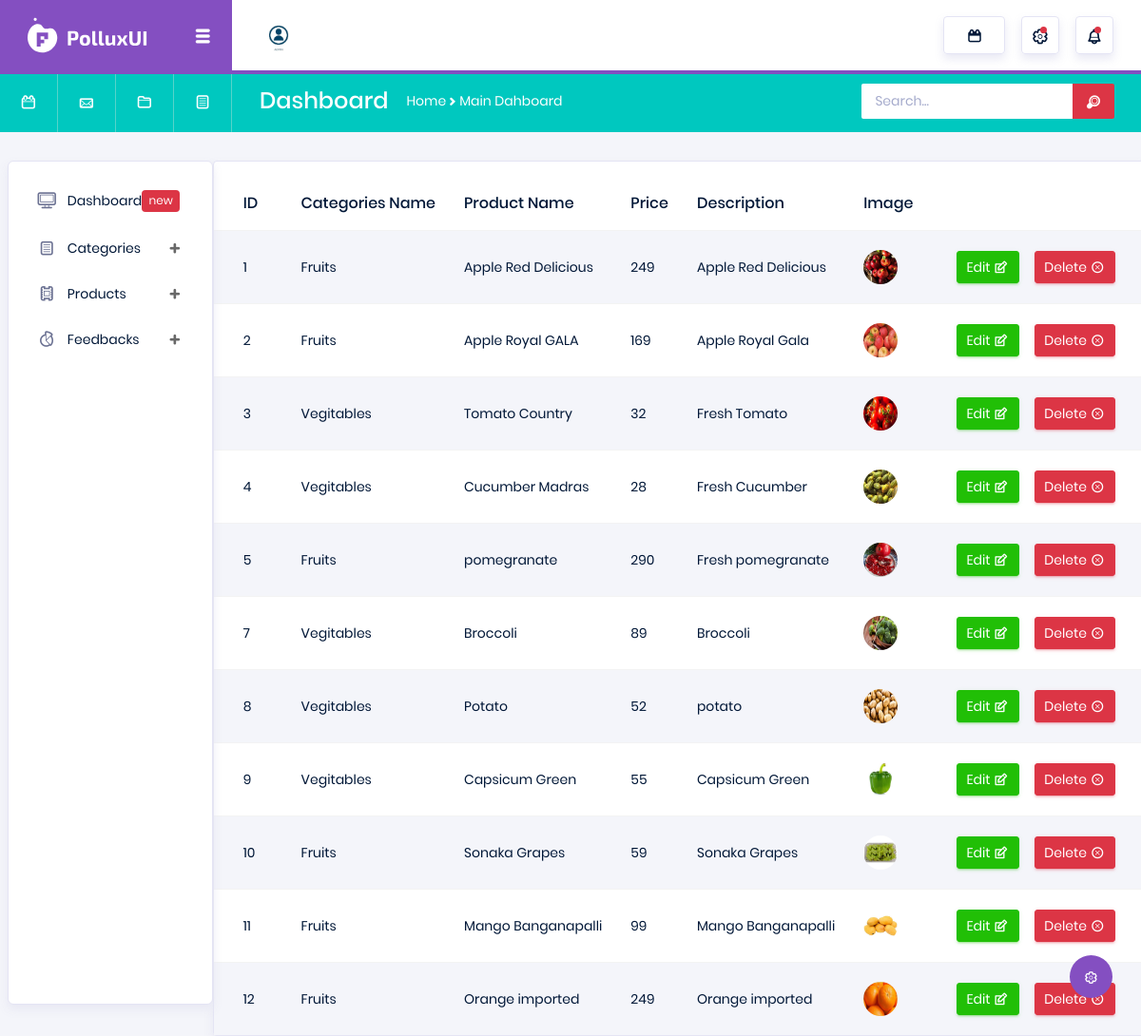
Screenshot of /Backend/product_display/ with the database file from the repository.
### Backend/models.py (models this page shows)
class ProductDB(models.Model):
    Category = models.CharField(max_length=100, null=True, blank=True)
    Product_Name = models.CharField(max_length=100, null=True, blank=True)
    Product_Price = models.IntegerField(null=True, blank=True)
    Product_Description = models.CharField(max_length=100, null=True, blank=True)
    Product_Image = models.ImageField(upload_to="Product Images", null=True, blank=True)

### Backend/views.py (the view)
# urls.py: path('product_display/', views.product_display, name="product_display"),
def product_display(req):
    pdata = ProductDB.objects.all()
    return render(req, "Product_Display.html", {'pdata': pdata})

### Backend/templates/Product_Display.html (shortened to what this page needs)
<!DOCTYPE html>
{% extends 'index.html'%}
{% block content %}
<html lang="en">
<head>
</head>
<body>
<div class="row">
            <div class="col-md-12">
              <div class="card">
                <div class="table-responsive pt-3">
                  <table class="table table-striped project-orders-table">
                    <thead>
                      <tr>
                        <th class="ml-5">ID</th>
                        <th>Categories Name </th>
                        <th>Product Name</th>
                        <th>Price </th>
                        <th>Description</th>
                        <th>Image </th>
                      </tr>
                    </thead>
                    <tbody>
                    {% for p in pdata %}
                      <tr>
                        <td>{{p.id}}</td>
                        <td>{{p.Category}}</td>
                        <td>{{p.Product_Name}}</td>
                        <td>{{p.Product_Price}}</td>
                        <td>{{p.Product_Description}}</td>
                        <td>
                            <img src="{{p.Product_Image.url}}" width="100px" height="100px" >
                        </td>
                        <td>
                            <a href="{% url 'edit_products' p_id=p.id %}">
                                <div class="d-flex align-items-center">
                            <button type="button" class="btn btn-success btn-sm btn-icon-text mr-3">
                              Edit
                              <i class="typcn typcn-edit btn-icon-append"></i>
                            </button>
                            <a href="{% url 'delete_pro' p_id=p.id %}">
                                <button type="button" class="btn btn-danger btn-sm btn-icon-text">
                              Delete
                              <i class="typcn typcn-delete-outline btn-icon-append"></i>
                            </button>
                            </a>
                          </div>
                            </a>
                        </td>
                      </tr>
                     {% endfor %}
                    </tbody>
                  </table>
                </div>
              </div>
            </div>
          </div>
</body>
</html>
{% endblock %}

### rows the page displays
ProductDB: id "1", Category "Fruits", Product_Name "Apple Red Delicious", Product_Price "249", Product_Description "Apple Red Delicious", Product_Image (picture)
ProductDB: id "2", Category "Fruits", Product_Name "Apple Royal GALA", Product_Price "169", Product_Description "Apple Royal Gala", Product_Image (picture)
ProductDB: id "3", Category "Vegitables", Product_Name "Tomato Country", Product_Price "32", Product_Description "Fresh Tomato", Product_Image (picture)
ProductDB: id "4", Category "Vegitables", Product_Name "Cucumber Madras", Product_Price "28", Product_Description "Fresh Cucumber", Product_Image (picture)
ProductDB: id "5", Category "Fruits", Product_Name "pomegranate", Product_Price "290", Product_Description "Fresh pomegranate", Product_Image (picture)
ProductDB: id "7", Category "Vegitables", Product_Name "Broccoli", Product_Price "89", Product_Description "Broccoli", Product_Image (picture)
ProductDB: id "8", Category "Vegitables", Product_Name "Potato", Product_Price "52", Product_Description "potato", Product_Image (picture)
ProductDB: id "9", Category "Vegitables", Product_Name "Capsicum Green", Product_Price "55", Product_Description "Capsicum Green", Product_Image (picture)
ProductDB: id "10", Category "Fruits", Product_Name "Sonaka Grapes", Product_Price "59", Product_Description "Sonaka Grapes", Product_Image (picture)
ProductDB: id "11", Category "Fruits", Product_Name "Mango Banganapalli", Product_Price "99", Product_Description "Mango Banganapalli", Product_Image (picture)
ProductDB: id "12", Category "Fruits", Product_Name "Orange imported", Product_Price "249", Product_Description "Orange imported", Product_Image (picture)
